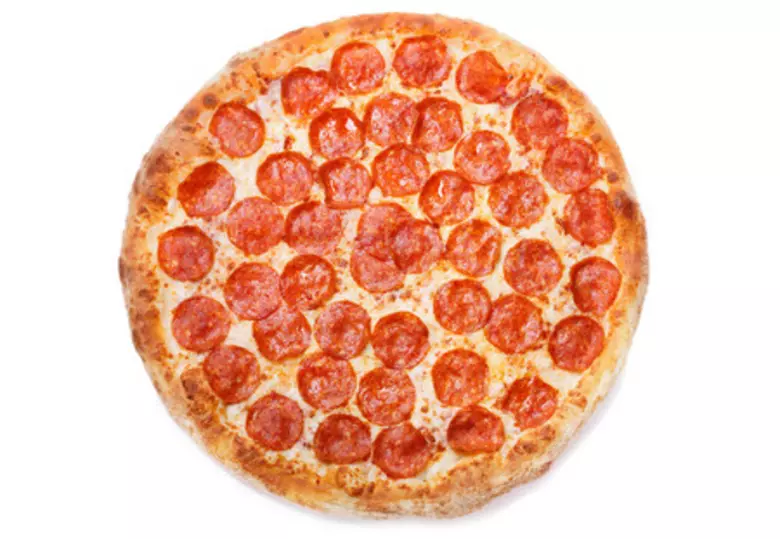
#> input picture assesment_CV/food.jpg, 780 x 539 px
$ python section-d.py
#> lines starting #> are read from the running program, lines starting #| are printed output that depends on the picture; after the words box and inside, x2 and y2 are one past the last pixel; in counts of white or black regions, pixels touching at a corner belong together
#The exact prompt(s) you gave the AI tool.

# Write a Python + OpenCV program that reads a food-item image from disk and applies a
# full processing pipeline: resize to 300x300, convert to grayscale, apply Gaussian blur
# (kernel 5x5), and run Canny edge detection. Count and print the total number of edge
# pixels detected using cv2.countNonZero(). Display the original colour image and the
# final edge map side-by-side in a single named window using cv2.hconcat() or NumPy
# concatenation. Save the edge map to disk as ai_edge_output.jpg and print a confirmation
# message including the total edge pixel count and the saved filename.


import cv2

# Load image
image = cv2.imread("food.jpg")
#> image is the input picture: shape (539, 780, 3); mean B, G, R 170.3, 192.7, 240.6

# Resize to 300x300
resized = cv2.resize(image, (300, 300))
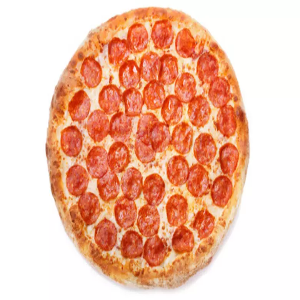
#> resized: shape (300, 300, 3); mean B, G, R 170.2, 192.6, 240.5

# Convert to grayscale
gray = cv2.cvtColor(resized, cv2.COLOR_BGR2GRAY)
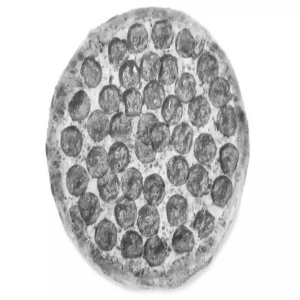
#> gray: shape (300, 300); min 57, max 255, mean 204.4

# Apply Gaussian blur
blurred = cv2.GaussianBlur(gray, (5, 5), 0)
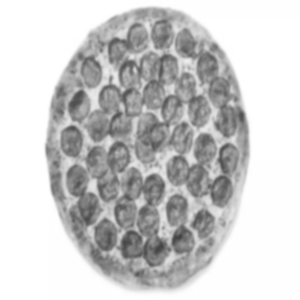
#> blurred: shape (300, 300); min 64, max 255, mean 204.4

# Canny edge detection
edges = cv2.Canny(blurred, 50, 150)
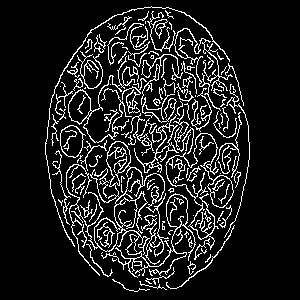
#> edges: shape (300, 300); 11.7% white in thin lines or dots, all inside (x1, y1, x2, y2) = (45, 6, 250, 292)

# Count edge pixels
edge_count = cv2.countNonZero(edges)
#> edge_count = 10489

# Convert edges back to 3 channels so it can be concatenated with the colour image
edges_bgr = cv2.cvtColor(edges, cv2.COLOR_GRAY2BGR)

# Combine side-by-side
combined = cv2.hconcat([resized, edges_bgr])
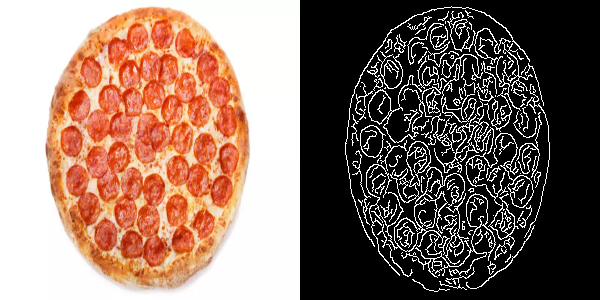
#> combined: shape (300, 600, 3); mean B, G, R 100, 111.2, 135.1

cv2.imshow("Original vs Edge Map", combined)
cv2.waitKey(0)
cv2.destroyAllWindows()

cv2.imwrite("ai_edge_output.jpg", edges)
print(f"Edge pixels detected: {edge_count}")
#| Edge pixels detected: 10489
print("Saved as ai_edge_output.jpg")


# Bug this version has (found in Step 2 testing)
# If you test this with a file that doesn't exist, cv2.imread() returns None — and the very next line, cv2.resize(image, (300,300)), crashes with a cryptic OpenCV assertion error instead of a clear message. There's no file-existence check at all. This is exactly the kind of bug the task expects you to catch by testing.

import cv2
import sys

# Load image
image_path = "food.jpg"
image = cv2.imread(image_path)

# FIX: check the image actually loaded before doing anything else
if image is None:
    print(f"Error: Could not load image at '{image_path}'. Please check the file path.")
    sys.exit()

# Resize to 300x300
resized = cv2.resize(image, (300, 300))

# Convert to grayscale
gray = cv2.cvtColor(resized, cv2.COLOR_BGR2GRAY)

# Apply Gaussian blur
blurred = cv2.GaussianBlur(gray, (5, 5), 0)

# Canny edge detection
edges = cv2.Canny(blurred, 50, 150)

# Count edge pixels
edge_count = cv2.countNonZero(edges)

# Convert edges back to 3 channels so it can be concatenated with the colour image
edges_bgr = cv2.cvtColor(edges, cv2.COLOR_GRAY2BGR)

# Combine side-by-side
combined = cv2.hconcat([resized, edges_bgr])

cv2.imshow("Original vs Edge Map", combined)
cv2.waitKey(0)
cv2.destroyAllWindows()

cv2.imwrite("ai_edge_output.jpg", edges)
print(f"Edge pixels detected: {edge_count}")
#| Edge pixels detected: 10489
print("Saved as ai_edge_output.jpg")


# Your 3-4 line submission note

"""The AI's original code called cv2.imread() without checking if the file actually loaded,
 so testing with an incorrect or missing file path caused a confusing OpenCV assertion crash at the resize step instead of a
 clear error. I added an if image is None: check right after loading, which prints a readable error message and exits gracefully via sys
 .exit() before any further processing happens. I confirmed the fix by testing with both a valid image and a deliberately wrong file path — the corrected version now fails cleanly with a helpful message instead of crashing."""

$ run again, with Data-science-sessions/deepfake-detector/model/00125.jpg copied over assesment_CV/food.jpg
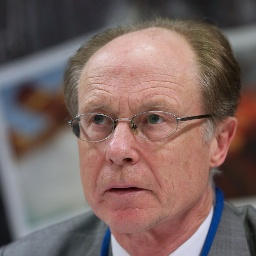
#> input picture Data-science-sessions/deepfake-detector/model/00125.jpg, 256 x 256 px
#> image is the input picture: shape (256, 256, 3); mean B, G, R 98.5, 102.2, 123.5
#> `edges = cv2.Canny(blurred, 50, 150)`:
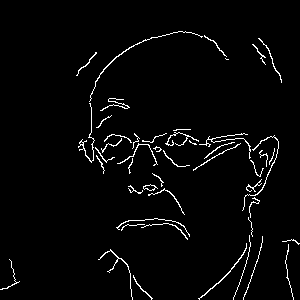
#> edges: shape (300, 300); 2.8% white in thin lines or dots, all inside (x1, y1, x2, y2) = (0, 31, 300, 300)
#> edge_count = 2501
#> `combined = cv2.hconcat([resized, edges_bgr])`:
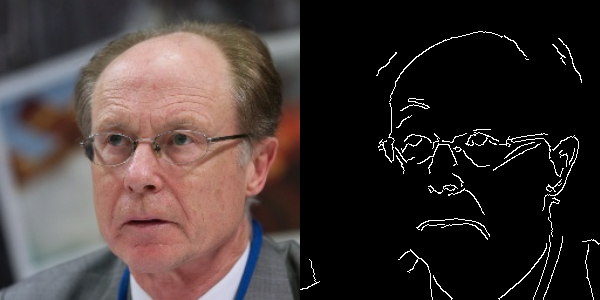
#> combined: shape (300, 600, 3); mean B, G, R 52.7, 54.6, 65.2
#| Edge pixels detected: 2501
#| Edge pixels detected: 2501
